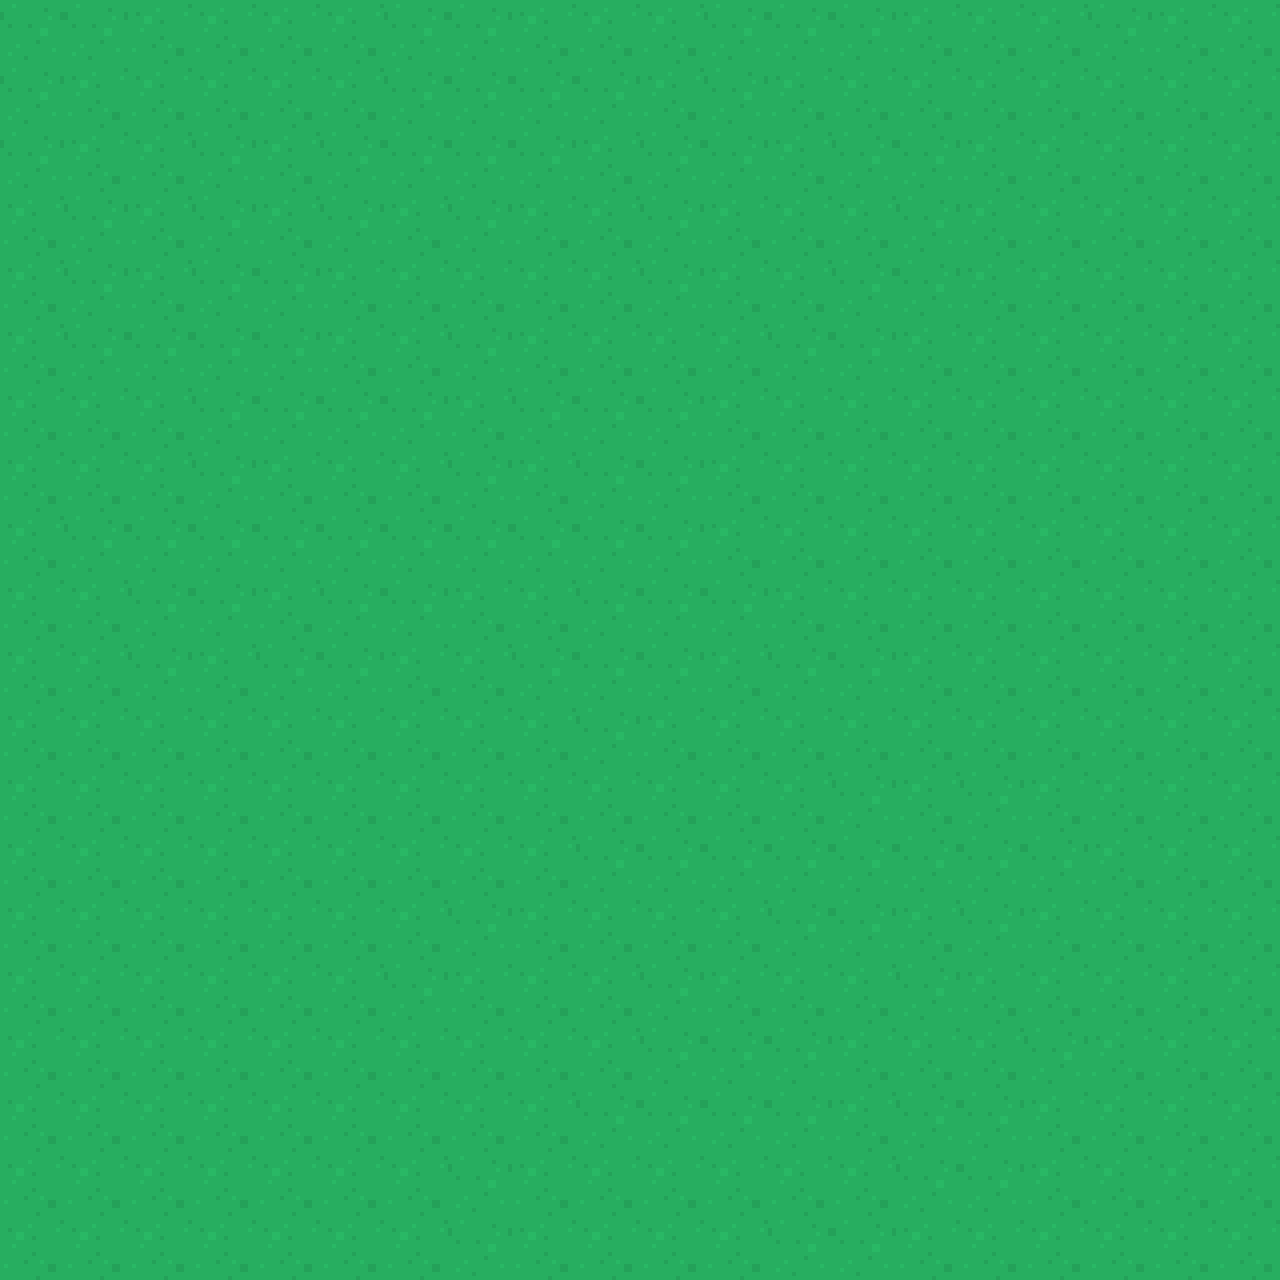

This game map was drawn from its Tiled (.tmx) file and the tilesets committed beside it. A one-line description and the trimmed map source follow:
An orthogonal 20x20 tile map with 64x64 px tiles, 1 tile layer (Land) and 105 objects.

<map version="1.0" orientation="orthogonal" renderorder="right-down" width="20" height="20" tilewidth="64" tileheight="64" nextobjectid="125">
 <tileset firstgid="1" source="medieval_tilesheet.tsx" />
 <layer name="Land" width="20" height="20">
  <data>[400 cells, 400 non-empty, 2 distinct tile ids]</data>
 </layer>
 <objectgroup name="Buildings">
  <object id="27" gid="35" x="960" y="832" width="64" height="64" />
  <object id="28" gid="17" x="960" y="768" width="64" height="64" />
  <object id="29" gid="34" x="576" y="1024" width="64" height="64" />
  <object id="30" gid="16" x="576" y="960" width="64" height="64" />
  <object id="31" gid="18" x="704" y="832" width="64" height="64" />
  <object id="32" gid="36" x="704" y="896" width="64" height="64" />
  <object id="33" gid="112" x="832" y="960" width="64" height="64" />
  <object id="34" gid="112" x="832" y="1024" width="64" height="64" />
  <object id="35" gid="112" x="832" y="1088" width="64" height="64" />
  <object id="36" gid="111" x="896" y="960" width="64" height="64" />
  <object id="37" gid="111" x="896" y="1024" width="64" height="64" />
  <object id="38" gid="111" x="896" y="1088" width="64" height="64" />
  <object id="39" gid="109" x="960" y="1024" width="64" height="64" />
  <object id="40" gid="110" x="960" y="960" width="64" height="64" />
  <object id="41" gid="113" x="896" y="896" width="64" height="64" />
  <object id="42" gid="116" x="960" y="896" width="64" height="64" />
  <object id="43" gid="118" x="768" y="768" width="64" height="64" />
  <object id="78" gid="36" x="256" y="1152" width="64" height="64" />
  <object id="79" gid="18" x="256" y="1088" width="64" height="64" />
  <object id="80" gid="35" x="64" y="896" width="64" height="64" />
  <object id="81" gid="17" x="64" y="832" width="64" height="64" />
  <object id="82" gid="34" x="320" y="1152" width="64" height="64" />
  <object id="83" gid="16" x="320" y="1088" width="64" height="64" />
  <object id="84" gid="116" x="0" y="1088" width="64" height="64" />
  <object id="85" gid="117" x="256" y="832" width="64" height="64" />
  <object id="86" gid="111" x="0" y="1152" width="64" height="64" />
  <object id="87" gid="111" x="0" y="1216" width="64" height="64" />
  <object id="88" gid="111" x="64" y="1152" width="64" height="64" />
  <object id="89" gid="111" x="64" y="1216" width="64" height="64" />
  <object id="90" gid="112" x="64" y="1152" width="64" height="64" />
  <object id="91" gid="112" x="128" y="1216" width="64" height="64" />
  <object id="92" gid="112" x="128" y="1152" width="64" height="64" />
  <object id="93" gid="110" x="128" y="1152" width="64" height="64" />
  <object id="94" gid="110" x="128" y="1216" width="64" height="64" />
 </objectgroup>
 <objectgroup name="Units">
  <object id="8" gid="69" x="476" y="1003" width="64" height="64" />
  <object id="13" gid="69" x="1015" y="1155" width="64" height="64" />
  <object id="15" gid="70" x="527" y="1107" width="64" height="64" />
  <object id="16" gid="70" x="1028" y="926" width="64" height="64" />
  <object id="17" gid="67" x="733" y="1019" width="64" height="64" />
  <object id="18" gid="67" x="819" y="885" width="64" height="64" />
  <object id="19" gid="66" x="620" y="947" width="64" height="64" />
  <object id="21" gid="123" x="388" y="998" width="64" height="64" />
  <object id="22" gid="124" x="417" y="915" width="64" height="64" />
  <object id="110" gid="122" x="383" y="1137" width="64" height="64" />
  <object id="111" gid="120" x="251" y="1005" width="64" height="64" />
  <object id="112" gid="120" x="218" y="941" width="64" height="64" />
  <object id="113" gid="121" x="102" y="1183" width="64" height="64" />
 </objectgroup>
 <objectgroup name="Trees">
  <object id="44" gid="62" x="411" y="612" width="64" height="64" />
  <object id="45" gid="62" x="385" y="765" width="64" height="64" />
  <object id="46" gid="61" x="658" y="1216" width="64" height="64" />
  <object id="47" gid="61" x="925" y="713" width="64" height="64" />
  <object id="48" gid="61" x="594" y="773" width="64" height="64" />
  <object id="49" gid="60" x="1077" y="683" width="64" height="64" />
  <object id="50" gid="60" x="414" y="1202" width="64" height="64" />
  <object id="51" gid="59" x="991" y="1276" width="64" height="64" />
  <object id="52" gid="60" x="1039" y="318" width="64" height="64" />
  <object id="53" gid="60" x="525" y="135" width="64" height="64" />
  <object id="54" gid="62" x="717" y="508" width="64" height="64" />
  <object id="55" gid="62" x="321" y="270" width="64" height="64" />
  <object id="56" gid="62" x="903" y="113" width="64" height="64" />
  <object id="57" gid="62" x="101" y="528" width="64" height="64" />
  <object id="58" gid="62" x="80" y="135" width="64" height="64" />
  <object id="59" gid="60" x="410" y="485" width="64" height="64" />
  <object id="60" gid="60" x="137" y="340" width="64" height="64" />
  <object id="61" gid="60" x="486" y="300" width="64" height="64" />
  <object id="62" gid="60" x="342" y="151" width="64" height="64" />
  <object id="63" gid="60" x="229" y="1272" width="64" height="64" />
  <object id="64" gid="60" x="589" y="1153" width="64" height="64" />
  <object id="65" gid="60" x="166" y="1017" width="64" height="64" />
  <object id="66" gid="62" x="191" y="759" width="64" height="64" />
  <object id="67" gid="62" x="408" y="1283" width="64" height="64" />
  <object id="68" gid="62" x="662" y="1305" width="64" height="64" />
  <object id="69" gid="62" x="1180" y="1241" width="64" height="64" />
  <object id="70" gid="61" x="1112" y="915" width="64" height="64" />
  <object id="71" gid="59" x="1229" y="1103" width="64" height="64" />
  <object id="72" gid="59" x="1194" y="662" width="64" height="64" />
  <object id="73" gid="59" x="1195" y="66" width="64" height="64" />
  <object id="74" gid="59" x="814" y="313" width="64" height="64" />
  <object id="75" gid="59" x="632" y="202" width="64" height="64" />
  <object id="95" gid="64" x="607" y="608" width="64" height="64" />
  <object id="96" gid="64" x="765" y="75" width="64" height="64" />
  <object id="97" gid="64" x="45" y="663" width="64" height="64" />
 </objectgroup>
 <objectgroup name="Stone">
  <object id="98" gid="79" x="1128" y="1092" width="64" height="64" />
  <object id="99" gid="79" x="1187" y="757" width="64" height="64" />
  <object id="100" gid="79" x="762" y="651" width="64" height="64" />
  <object id="101" gid="79" x="662" y="1258" width="64" height="64" />
  <object id="102" gid="79" x="561" y="1247" width="64" height="64" />
  <object id="103" gid="79" x="1136" y="157" width="64" height="64" />
  <object id="104" gid="79" x="649" y="406" width="64" height="64" />
  <object id="105" gid="79" x="427" y="164" width="64" height="64" />
  <object id="106" gid="79" x="121" y="589" width="64" height="64" />
  <object id="107" gid="79" x="9" y="151" width="64" height="64" />
  <object id="108" gid="79" x="280" y="1222" width="64" height="64" />
  <object id="109" gid="79" x="52" y="1025" width="64" height="64" />
  <object id="119" gid="95" x="1127" y="673" width="64" height="64" />
  <object id="120" gid="95" x="937" y="418" width="64" height="64" />
 </objectgroup>
 <objectgroup name="Iron">
  <object id="114" gid="81" x="216" y="648" width="64" height="64" />
  <object id="115" gid="99" x="588" y="868" width="64" height="64" />
  <object id="116" gid="99" x="716" y="152" width="64" height="64" />
  <object id="117" gid="81" x="1048" y="543" width="64" height="64" />
  <object id="118" gid="99" x="1176" y="1006" width="64" height="64" />
 </objectgroup>
 <objectgroup name="Gold">
  <object id="121" gid="82" x="960" y="596" width="64" height="64" />
  <object id="122" gid="82" x="287" y="441" width="64" height="64" />
  <object id="123" gid="100" x="326" y="716" width="64" height="64" />
  <object id="124" gid="100" x="831" y="1240" width="64" height="64" />
 </objectgroup>
</map>
